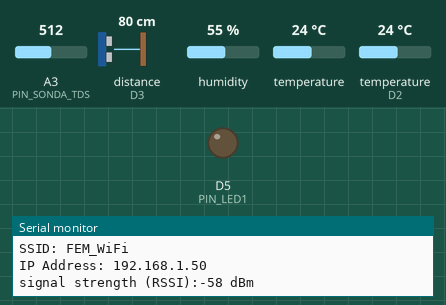
A sketch run on a simulated Arduino MKR. Shown: output pins drawn as LEDs (lit = HIGH), the last lines printed to the serial monitor. The test bench sets the inputs (shaded band); at power-on: A3 (PIN_SONDA_TDS) = 512, distance to the obstacle (sensor on D3) 80 cm, humidity 55 %, temperature 24 °C, temperature (sensor on D2) 24 °C. The echo pulse lasts 58.3 µs per cm; WiFi joins after 1.5 s; servers stay silent unless stated; pins used as bus, display or sensor lines are not drawn.

Above: at 15.5 s.
At 54.07 s:
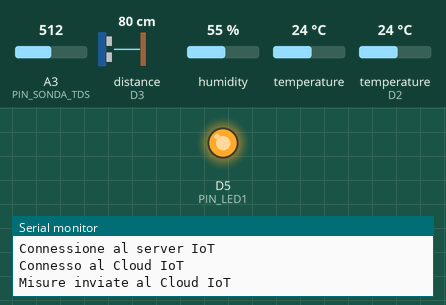
Timing chart, 0 to 59.7 s (numbered marks = the images above):
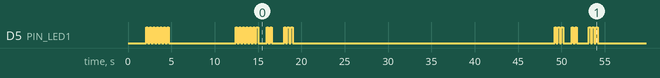

The sketch:

CyberSaladAcqua.ino
```cpp
/*
  CyberSalad Kit - Monitoraggio Serbatoio acqua
  Future Education Modena 2022

  Monitora:
  - Umidità/Temperatura (Shield MKR Env)
  - Livello dell'Acqua idroponico (Grove Sensore Capacitivo analogico)
  - TDS/Conducibilità (Grove TDS Sensor)
  - Temperatura dell'Acqua (DS18B20 + connetore Grove)
*/

///// NON SPOSTARE QUESTE DEFINIZIONI  /////
//*******************************************
#define SECRET_SSID "FEM_WiFi"
#define SECRET_PASS "wifipassword"
#define CHIAVE_CLOUD "FEMCyberSalad_token"

char dboard_server[] = "iot.fem.digital"; // Indirizzo IP/Internet del Dashboard Server
int dboard_port = 80;                         // Porta IP del server

//Variabili
float temp_aria = 0;
float umid_aria = 0;
long livello_acqua = 0; //in cm
int ppm_tds = 0;
int temp_acqua = 0;

//Collegare una resistenza da 1K o la scheda led Grove
#define PIN_LED1 5
//Collegare RESET a questo pin con un jumper
#define PIN_RESET 4

//Collegamento alla funzione del led
void accendi_LED_per(byte volte);

//Collegamento alla piattaforma GL-Blocks
#include "GL-Blocks-WiFi.h"
#include "GL-Blocks-Dashboard-CS.h"
//*******************************************
///// NON SPOSTARE QUESTE DEFINIZIONI  /////

#include <Wire.h>

//Libreria ENV Shield di Arduino
//Installare da "Gestione Librerie"
#include <Arduino_MKRENV.h>

#include <OneWire.h>
#include <DallasTemperature.h>

// DS12B20 data plugged into pin 2 on the Arduino
#define PIN_DS18B20 2
OneWire oneWire(PIN_DS18B20);
DallasTemperature temp_sens(&oneWire);

#include <Ultrasonic.h>

#define PIN_ULTRASUONI 3

Ultrasonic ultrasonic(PIN_ULTRASUONI);
//DISTANZA_FONDO è la distanza in centimetri tra sensore e fondo del serbatoio.
//Deve essere aggiustato rispetto all'altezza del serbaroio ed alla posizione del sensore.
#define DISTANZA_FONDO 30.0

#define PIN_SONDA_TDS A3

/**
 * Preparazione di Arduino: setup()
 * Eseguito una sola volta.
 */
void setup() {

  //Configura il pin per il reset
  digitalWrite(PIN_RESET, HIGH);
  delay(100);
  pinMode(PIN_RESET, OUTPUT);

  //Attiva il Serial Monitor
  Serial.begin(9600);
  delay(2000); //Attesa setup della seriale
  Serial.println("FEM - Cyber Salad Kit - Serbatoio");

  pinMode(PIN_LED1, OUTPUT);
  digitalWrite(PIN_LED1, LOW);

  accendi_LED_per(1); //Lampeggia 1 volta

  Wire.begin(); //Inzializza I2C per l'ENV shield
  accendi_LED_per(2); //Lampeggia 2 volte

  ///// ATTIVAZIONE DEI SENSORI /////

  //Si connette L'ENV Shield
  if (!ENV.begin()) {
    Serial.println("Errore durante l'avvio del MKR Shield");
    while (1);
  }

  //Start up del DS18B20
  temp_sens.begin();

  accendi_LED_per(3); //Lampeggia 3 volte

  // Connessione al WiFi: vedi il file GL-Blocks-WiFi.h
  Connetti_WIFI();

  accendi_LED_per(4); //Lampeggia 4 volte: PRONTI


}

/**
 * Arduino ciclo infinito
 */
void loop() {

  accendi_LED_per(3);

  //Temperatura dall'ENV Shield
  temp_aria = ENV.readTemperature();

  //Umidità aria dall'ENV Shield
  umid_aria = ENV.readHumidity();

  //Lettura del DS18B20: temperatura acqua serbatoio
  temp_sens.requestTemperatures();
  temp_acqua = temp_sens.getTempCByIndex(0);

  // calcolo del tempo attraverso il pin di echo
  long dist_cm = ultrasonic.MeasureInCentimeters();
  if (dist_cm > 200)
      livello_acqua = 0.0; //dist > 2m = ovviamente non valido
  else {
    livello_acqua = DISTANZA_FONDO - dist_cm; //In cm.
    if (livello_acqua < 0) livello_acqua = 0; //ignorare imprecisioni del sensore
  }

  //Lettura della sonda TDS analogica
  unsigned int val_tds = analogRead(PIN_SONDA_TDS);
  ppm_tds = map(val_tds, 0, 470, 0, 100);

  accendi_LED_per(2);

  Mostra_Valori_Serial_Monitor();

  Connetti_WIFI();
  delay(1000);

  Trasmetti_Dati_Cloud();
  delay(30000);
}

/**
 * Lampeggia il LED sul pin PIN_LED1 per un numero di volte
 */
void accendi_LED_per(byte volte)
{
  for (byte i=0; i<volte; i++) {
    digitalWrite(PIN_LED1, HIGH);
    delay(200);
    digitalWrite(PIN_LED1, LOW);
    delay(200);
  }
}

/**
 * Scrive i valori dei sensori sul serial Monitor (Serial)
 */
void Mostra_Valori_Serial_Monitor()
{
  Serial.println();
  Serial.print("Temp. aria = ");
  Serial.print(temp_aria);
  Serial.println(" °C");

  Serial.print("Umid. aria = ");
  Serial.print(umid_aria);
  Serial.println(" %");

  Serial.println();
  Serial.print("Temp. acqua = ");
  Serial.print(temp_acqua);
  Serial.println(" °C");

  Serial.println();
  Serial.print("Livello serbatoio = ");
  Serial.print(livello_acqua);
  Serial.println(" cm");

  Serial.println();
  Serial.print("Presenza sostanze acqua = ");
  Serial.print(ppm_tds);
  Serial.println(" ppm");

}
```

GL-Blocks-Dashboard-CS.h
```cpp
/****
 * GL Blocks
 * Piattaforma per la programmazione a blocchi
 * Green Lab - Future Education Modena 2020-2021
 */

unsigned long lastConnectionTime = 0;   // tempo dell'ultima connessione al server
#define POSTING_INTERVAL 30000L         // Intervallo tra gli aggiornamenti dashboard in milliseconds

//Libreria JSON
#include <ArduinoJson.h>
//vedi https://arduinojson.org/v5/assistant/
const size_t json_capacity = JSON_OBJECT_SIZE(5) + 140;
StaticJsonDocument<json_capacity> doc;

/*************************************
 Funzioni dei BLOCCHI
 *************************************/
/**
 * Invia i dati con interfaccia HTTP
 */
void Trasmetti_Dati_Cloud()
{

/**
 * https://thingsboard.io/docs/reference/http-api/
 *
 * POST http://localhost:8080/api/v1/$ACCESS_TOKEN/telemetry --header "Content-Type:application/json"
 *
 * JSON:
{
  "temp_aria": <temp>,
  "umid_aria": <hum>,
  "temp_acqua_serb": <temp>,
  "liv_acqua_serb": <liv_cm>,
  "ppm_sost_serb": <ppm_tds>
}
 */

  // Carica le misure nel documento JSON
  doc["temp_aria"] = temp_aria;
  doc["umid_aria"] = umid_aria;
  doc["temp_acqua_serb"] = temp_acqua;
  doc["liv_acqua_serb"] = livello_acqua;
  doc["ppm_sost_serb"] = ppm_tds;

  // Close any connection before send a new request.
  // This will free the socket on the Nina module
  client.stop();

  Serial.println("\nConnessione al server IoT");
  if (client.connect(dboard_server, dboard_port))
  {
    Serial.println("Connesso al Cloud IoT");
    // Make a HTTP request:
    client.println("POST /api/v1/" CHIAVE_CLOUD "/telemetry HTTP/1.1");
    String host_string = String("Host: ") + String(dboard_server);
    client.println(host_string);
    client.println("Connection: close");
    client.print("Content-Length: ");
    client.println(measureJson(doc));
    client.println("Content-Type: application/json");
    // Terminate headers with a blank line
    client.println();
    // Send JSON document in body
    serializeJson(doc, client);

    // note the time that the connection was made:
    lastConnectionTime = millis();

    Serial.println("Misure inviate al Cloud IoT");
    accendi_LED_per(3);

  } else {

    // if you couldn't make a connection:
    Serial.println("Connessione al Cloud IoT non riuscita.");
    accendi_LED_per(4);
  }

}
```

GL-Blocks-WiFi.h
```cpp
/****
 * GL Blocks
 * Piattaforma per la programmazione a blocchi
 * Green Lab - Future Education Modena 2020-2021
 *
 * Supporto WiFi
 */

#include <WiFiNINA.h>
WiFiClient client;
char ssid[] = SECRET_SSID; // SSID (name)
char pass[] = SECRET_PASS; // WIFI pwd

#define MAX_TENTATIVI_WIFI 10

/*************************************
 Funzioni dei BLOCCHI WiFi
 *************************************/

/**
 * Stampa lo stato della WiFi
 */
void printWifiStatus() {
  // print the SSID of the network you're attached to:
  Serial.print("SSID: ");
  Serial.println(WiFi.SSID());

  // print your board's IP address:
  IPAddress ip = WiFi.localIP();
  Serial.print("IP Address: ");
  Serial.println(ip);

  // print the received signal strength:
  long rssi = WiFi.RSSI();
  Serial.print("signal strength (RSSI):");
  Serial.print(rssi);
  Serial.println(" dBm");
}

/**
 * Legge e riporta lo stato della connessione WiFi
 */
 int report_wifi_status(void)
 {
   /*
        WIFI STATUS:

        WL_NO_SHIELD = 255,
        WL_NO_MODULE = WL_NO_SHIELD,
        WL_IDLE_STATUS = 0,
        WL_NO_SSID_AVAIL = 1,
        WL_SCAN_COMPLETED = 2,
        WL_CONNECTED = 3,
        WL_CONNECT_FAILED = 4,
        WL_CONNECTION_LOST = 5,
        WL_DISCONNECTED = 6,
        WL_AP_LISTENING = 7,
        WL_AP_CONNECTED = 8,
        WL_AP_FAILED = 9
   */
  int wifi_status = WiFi.status();
  Serial.print("Stato WiFi:");
  switch (wifi_status)
  {
  case 1:
    Serial.println("SSID della rete non valido");
  break;
  case 2:
    Serial.println("Scan compeltato");
  break;
  case 3:
    Serial.println("Connessa");
  break;
  case 4:
    Serial.println("Connessione fallita");
  break;
  case 5:
    Serial.println("Connessione persa");
  break;
  case 6:
    Serial.println("Disconessa");
  break;
  }
  return wifi_status;

 }


/**
 * Si connette alla WiFi configurata
 */
void Connetti_WIFI(void)
{
  int wifi_status = report_wifi_status();
  // if connected, exit
  if (wifi_status == WL_CONNECTED) return;

  // Se il WiFi Module non risponde, reset di Arduino
  if (wifi_status == WL_NO_MODULE) {
    Serial.println("Comunicazione con il modulo WiFi fallita.");
    digitalWrite(PIN_LED1, HIGH);
    delay(3000); //LED Fisso per 3 secondi
    //Resetta la scheda se PIN_RESET è cablato al RESET di MKR
    digitalWrite(PIN_RESET, LOW);
  }

  // Tentativo di connessione al WiFi
  int tentativo = 0;
  while (wifi_status != WL_CONNECTED) {
    accendi_LED_per(1);
    Serial.print("Provo a connettermi alla WiFi SSID: ");
    Serial.println(ssid);
    // Connect to WPA/WPA2 network. Change this line if using open or WEP network:
    wifi_status = WiFi.begin(ssid, pass);
    report_wifi_status();
    // wait 5 seconds for connection:
    delay(4000);
    // max 5 tentativi, poi reset di Arduino
    if (++tentativo == MAX_TENTATIVI_WIFI) {
      Serial.println("Massimo numero di tentativi raggiunto.");
      digitalWrite(PIN_LED1, HIGH);
      delay(3000); //LED Fisso per 3 secondi
      //Resetta la scheda se PIN_RESET è cablato al RESET di MKR
      digitalWrite(PIN_RESET, LOW);
    }
  }

  Serial.println("Connesso alla WiFi!");
  delay(2000);
  printWifiStatus();

}
```

Measured:
- by itself, D5 (PIN_LED1): HIGH → LOW at 2.3 s, → HIGH 0.20 s later, → LOW 0.20 s later, → HIGH 0.20 s later, … (85 changes in this stretch)
- by itself, everything shown: repeats every 35.2 s, in 16 steps
